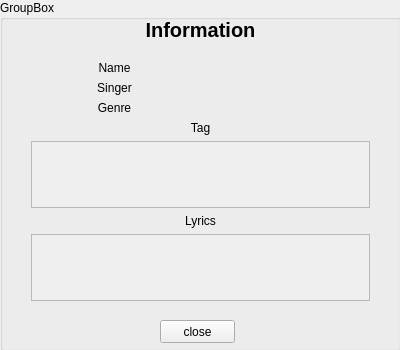
<?xml version="1.0" encoding="UTF-8"?>
<ui version="4.0">
 <class>Info</class>
 <widget class="QWidget" name="Info">
  <property name="geometry">
   <rect>
    <x>0</x>
    <y>0</y>
    <width>400</width>
    <height>350</height>
   </rect>
  </property>
  <property name="windowTitle">
   <string>Info</string>
  </property>
  <widget class="QGroupBox" name="groupBox">
   <property name="geometry">
    <rect>
     <x>0</x>
     <y>0</y>
     <width>401</width>
     <height>351</height>
    </rect>
   </property>
   <property name="title">
    <string>GroupBox</string>
   </property>
   <widget class="QWidget" name="verticalLayoutWidget">
    <property name="geometry">
     <rect>
      <x>20</x>
      <y>50</y>
      <width>361</width>
      <height>261</height>
     </rect>
    </property>
    <layout class="QVBoxLayout" name="verticalLayout">
     <item>
      <layout class="QHBoxLayout" name="horizontalLayout">
       <item>
        <widget class="QLabel" name="label_2">
         <property name="text">
          <string>Name</string>
         </property>
         <property name="alignment">
          <set>Qt::AlignCenter</set>
         </property>
        </widget>
       </item>
       <item>
        <widget class="QLabel" name="label_name">
         <property name="text">
          <string/>
         </property>
        </widget>
       </item>
      </layout>
     </item>
     <item>
      <layout class="QHBoxLayout" name="horizontalLayout_2">
       <item>
        <widget class="QLabel" name="label_4">
         <property name="text">
          <string>Singer</string>
         </property>
         <property name="alignment">
          <set>Qt::AlignCenter</set>
         </property>
        </widget>
       </item>
       <item>
        <widget class="QLabel" name="label_singer">
         <property name="text">
          <string/>
         </property>
        </widget>
       </item>
      </layout>
     </item>
     <item>
      <layout class="QHBoxLayout" name="horizontalLayout_3">
       <item>
        <widget class="QLabel" name="label_7">
         <property name="text">
          <string>Genre</string>
         </property>
         <property name="alignment">
          <set>Qt::AlignCenter</set>
         </property>
        </widget>
       </item>
       <item>
        <widget class="QLabel" name="label_genre">
         <property name="text">
          <string/>
         </property>
        </widget>
       </item>
      </layout>
     </item>
     <item>
      <widget class="QLabel" name="label_8">
       <property name="text">
        <string>Tag</string>
       </property>
       <property name="alignment">
        <set>Qt::AlignCenter</set>
       </property>
      </widget>
     </item>
     <item>
      <widget class="QScrollArea" name="tag_area">
       <property name="widgetResizable">
        <bool>true</bool>
       </property>
       <widget class="QWidget" name="area_tag">
        <property name="geometry">
         <rect>
          <x>0</x>
          <y>0</y>
          <width>357</width>
          <height>77</height>
         </rect>
        </property>
       </widget>
      </widget>
     </item>
     <item>
      <widget class="QLabel" name="label_9">
       <property name="text">
        <string>Lyrics</string>
       </property>
       <property name="alignment">
        <set>Qt::AlignCenter</set>
       </property>
      </widget>
     </item>
     <item>
      <widget class="QScrollArea" name="lyrics_area">
       <property name="widgetResizable">
        <bool>true</bool>
       </property>
       <widget class="QWidget" name="area_lyrics">
        <property name="geometry">
         <rect>
          <x>0</x>
          <y>0</y>
          <width>357</width>
          <height>76</height>
         </rect>
        </property>
       </widget>
      </widget>
     </item>
    </layout>
   </widget>
   <widget class="QLabel" name="label">
    <property name="geometry">
     <rect>
      <x>25</x>
      <y>20</y>
      <width>351</width>
      <height>20</height>
     </rect>
    </property>
    <property name="font">
     <font>
      <pointsize>15</pointsize>
      <weight>75</weight>
      <bold>true</bold>
     </font>
    </property>
    <property name="text">
     <string>Information</string>
    </property>
    <property name="alignment">
     <set>Qt::AlignCenter</set>
    </property>
   </widget>
   <widget class="QPushButton" name="push_close">
    <property name="geometry">
     <rect>
      <x>160</x>
      <y>320</y>
      <width>75</width>
      <height>23</height>
     </rect>
    </property>
    <property name="text">
     <string>close</string>
    </property>
   </widget>
  </widget>
 </widget>
 <layoutdefault spacing="6" margin="11"/>
 <resources/>
 <connections/>
</ui>
